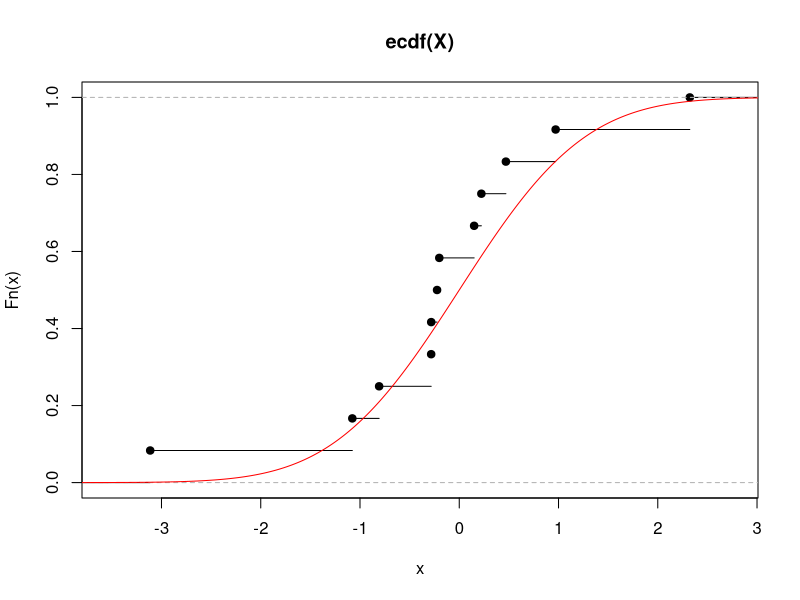
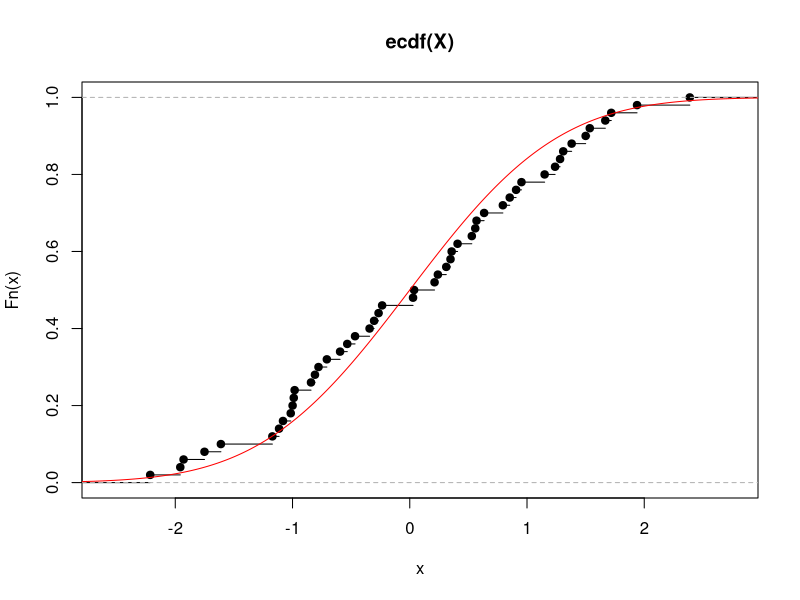
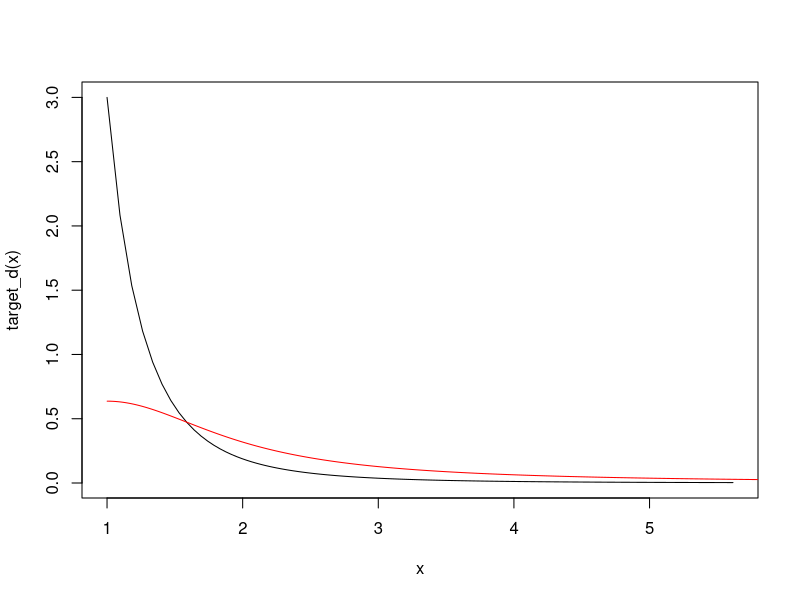
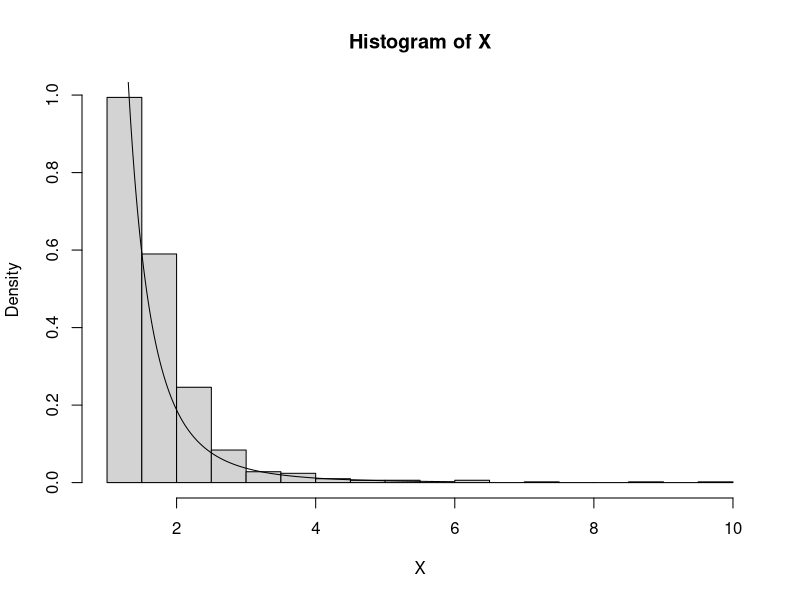

Reproduce these figures in R, in order.
## ---- chunk 1
knitr::opts_chunk$set(echo = TRUE)
## ---- chunk 2
edf_plot <- function(N){
  X <- rnorm(N)
  EDF <- ecdf(X)
  plot(EDF)
  x <- seq(-4,4,by=0.01)
  points(x,pnorm(x),type="l",col="red")
}
set.seed(517)
edf_plot(12)
edf_plot(50)
## ---- chunk 3
x <- 1+log(1+(0:1000)/10)
target_d <- function(x){
  return(3/x^4)
}
plot(x,target_d(x),type="l")
x <- (1:6000)/1001
proposal_d <- dcauchy(x)
points(1+x,2*proposal_d,type="l",col="red")
const <- 3/1^4 / (2*dcauchy(0)) # 4.7

# rejection sampling from the target
set.seed(317)
N <- 1000
X <- rep(0,N)
j <- 0
while(j < N){
  Y <- 1+abs(rcauchy(1))
  U <- runif(1)
  if(U < target_d(Y)/dcauchy(Y)/const){
    X[j+1] <- Y
    j <- j+1
  }
}
hist(X,breaks=16,freq=F)
points(x,target_d(x),type="l")

# bootstrap estimator of the variance
B <- 1000
boot_stat <- rep(0,B)
for(b in 1:B){
  Xb <- sample(X,N,replace=T)
  boot_stat[b] <- exp(mean(Xb)^4)
}
(sigma_star <- 1/(B-1)*sum((boot_stat-mean(boot_stat))^2)) # overshot

(4*exp(1.5^4)*1.5^3)^2*3/4/N # true asymptotic variance we wish to estimate
## ---- chunk 4
set.seed(517)
N <- 100
X <- rexp(N,1/2) # thus true mean = 2
mu_0 <- 1.78 # hypothesized value
T_stat <- (mean(X)-mu_0)/sd(X)*sqrt(N) #asympt. normal under H0
B <- 10000
boot_stat <- boot_stat_param <- rep(0,B)
for(b in 1:B){
  Xb           <- sample(X,N,replace=T)
  boot_stat[b] <- (mean(Xb)-mean(X))/sd(Xb)*sqrt(N)
  Xb_param           <- rexp(N, rate=1/mu_0)
  boot_stat_param[b] <- (mean(Xb_param)-mu_0)/sd(Xb_param)*sqrt(N)
}
p_val       <- mean(boot_stat >= T_stat)
p_val_param <- mean(boot_stat_param >= T_stat)
c(p_val,p_val_param)
I(abs(T_stat) > qnorm(0.95)) # asymptotic test, easy to calculate asymptotic p-val
## ---- chunk 5
set.seed(517)
N <- 100
X <- rexp(N,1/2) # thus true mean = 2
mu_0 <- 1.7 # reduced, since harder to reject here
T_stat <- (mean(X)-mu_0)/sd(X)*sqrt(N)
B <- 10000
boot_stat <- rep(0,B)
for(b in 1:B){
  Xb <- sample(X,N,replace=T)
  boot_stat[b] <- (mean(Xb)-mean(X))/sd(Xb)*sqrt(N)
}
p_val       <- mean(boot_stat >= T_stat)
p_val

2*(1-pnorm(T_stat)) # asymptotic test, easy to calculate asymptotic p-val
